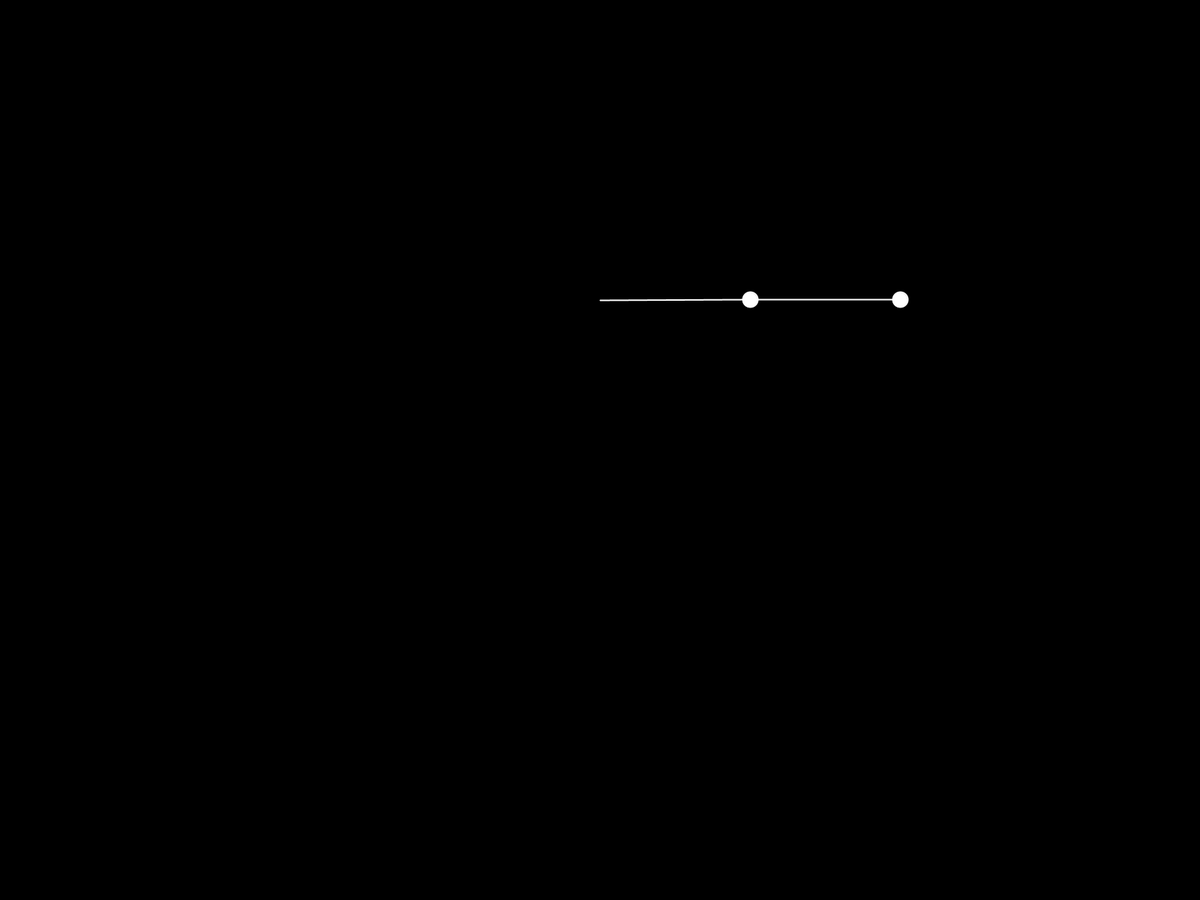
Frame 1 (no input)
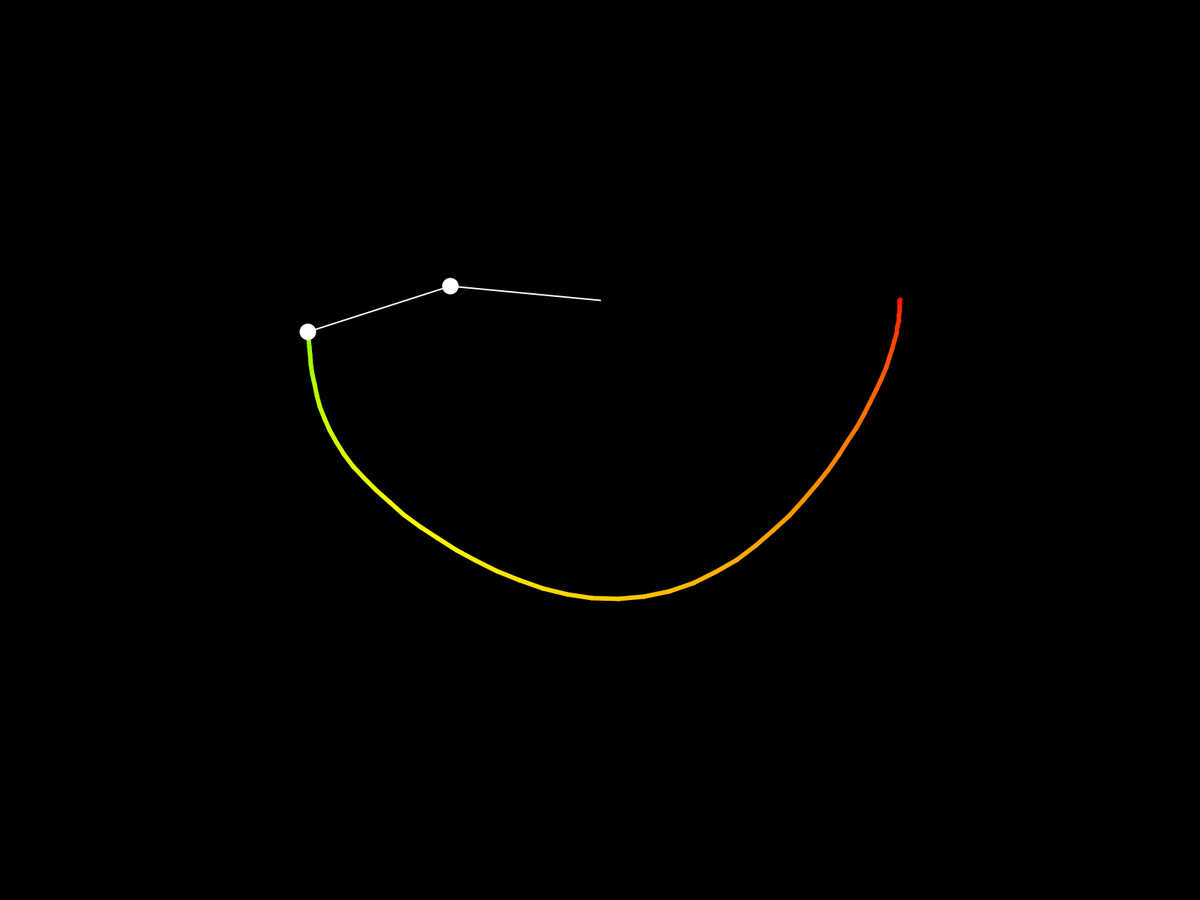
Frame 60 (the mouse pressed at the canvas centre just before this capture)
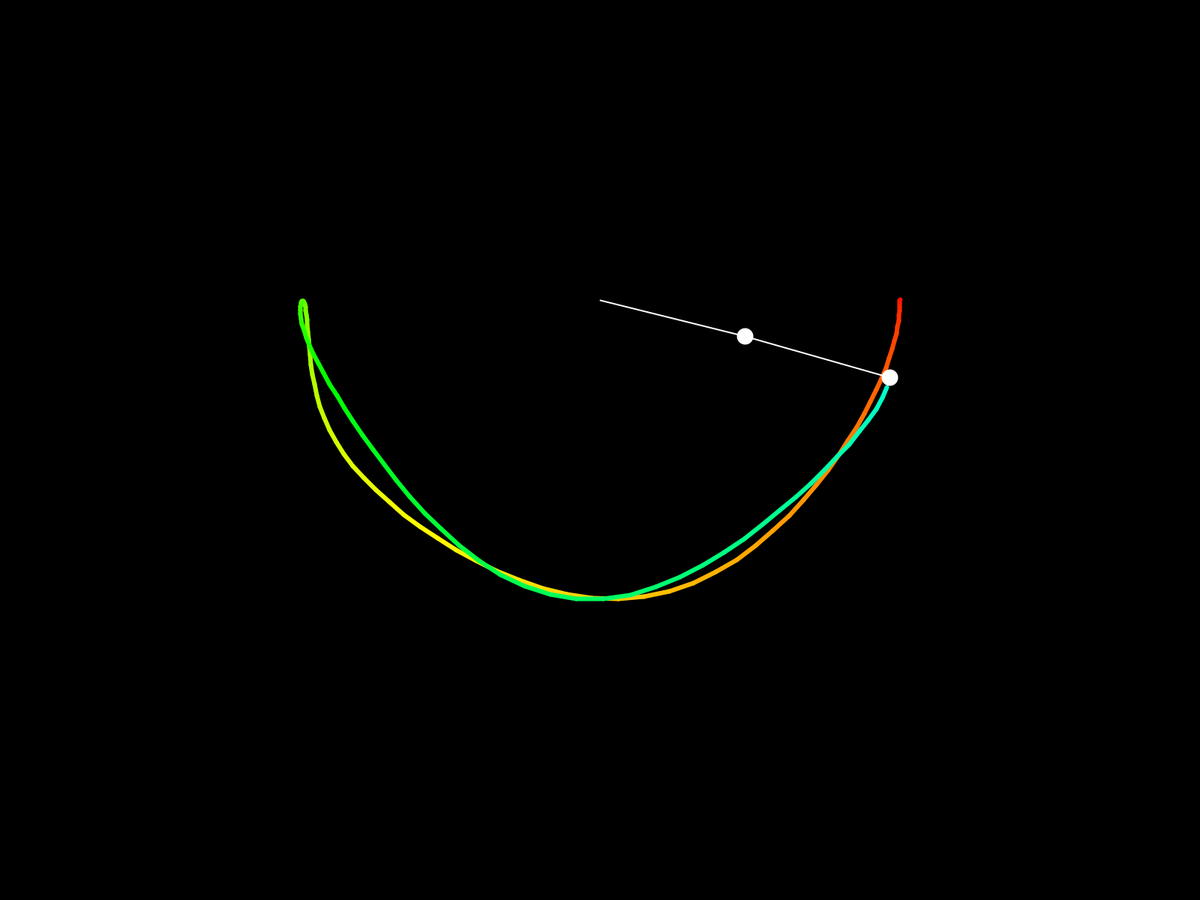
Frame 120 (the mouse held since frame 60 and released just before this capture)

The Processing sketch that drew these frames (run headless with seeded random() and noise(); from frame 60 on, the mouse is pressed at the canvas centre):

// Processing sketch: DoublePendulum
// ── DoublePendulum.pde
float r1=200;
float r2=200;
float m1=20;
float m2=20;
float g=1;
float angle1=PI/2;
float angle2=PI/2;

float angle1Vel=0;
float angle2Vel=0;

float px2=-1;
float py2=-1;

PGraphics tracing;

PVector center;
void setup() {
  fullScreen();
  center=new PVector(width/2,400);
  tracing=createGraphics(width, height);
  tracing.beginDraw();
  tracing.background(0);
  tracing.endDraw();
} 

void draw() {
  //background(255);
  //angle 1 acc
  float num1=-g*(2*m1+m2)*sin(angle1);
  float num2=-m2*g*sin(angle1-2*angle2);
  float num3=-2*sin(angle1-angle2)*m2;
  float num4=(angle2Vel*angle2Vel*r2+angle1Vel*angle1Vel*r1*cos(angle1-angle2));

  float den=r1*(2*m1+m2-m2*cos(2*angle1-2*angle2));

  float angle1Acc=(num1+num2+num3*num4)/den;

  //angle 2 Acc
  num1=2*sin(angle1-angle2);
  num2=angle1Vel*angle1Vel*r1*(m1+m2);
  num3=g*(m1+m2)*cos(angle1);
  num4=angle2Vel*angle2Vel*r2*m2*cos(angle1-angle2);

  den=r2*(2*m1+m2-m2*cos(2*angle1-2*angle2));
  float angle2Acc=(num1*(num2+num3+num4))/den;
  image(tracing, 0, 0);
  stroke(255);
  strokeWeight(2);
  translate(center.x, center.y);
  float x1=r1*sin(angle1);
  float y1=r1*cos(angle1);
  float x2=x1+r2*sin(angle2);
  float y2=y1+r2*cos(angle2);



  line(0, 0, x1, y1);
  fill(255);
  ellipse(x1, y1, m1, m1);
  line(x1, y1, x2, y2);
  ellipse(x2, y2, m2, m2);

  angle1Vel+=angle1Acc;
  angle2Vel+=angle2Acc;

  angle1+=angle1Vel;
  angle2+=angle2Vel;

  //angle1Vel*=0.99;
  //angle2Vel*=0.99;


  tracing.beginDraw();
  tracing.translate(center.x, center.y);
  tracing.colorMode(HSB);
  tracing.stroke(frameCount%360,255,255);
  tracing.strokeWeight(6);
  if (frameCount>1) {
    tracing.line(px2, py2, x2, y2);
  }
  tracing.endDraw();
  px2=x2;
  py2=y2;
} 
